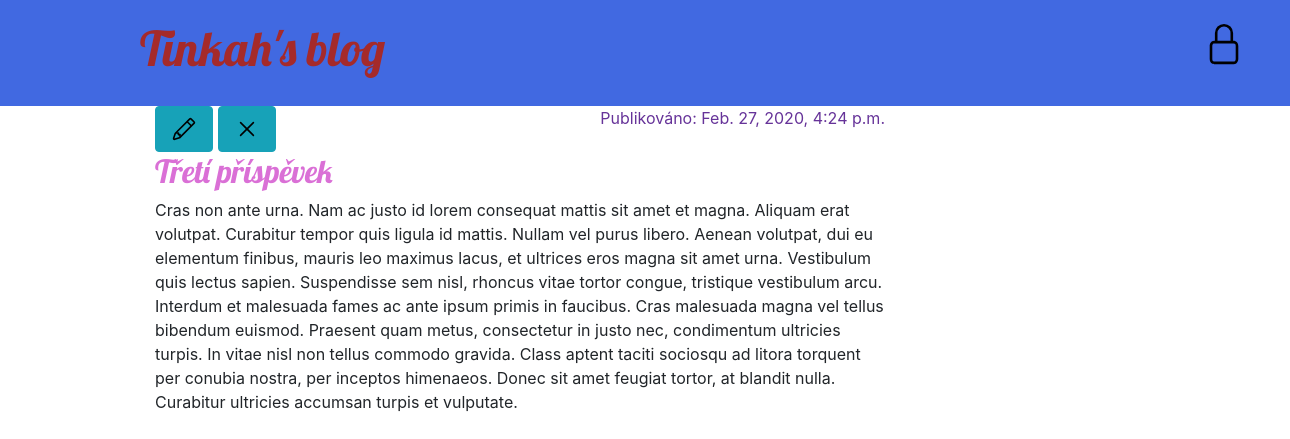
The app's page /post/4/ with its own data.
### blog/models.py (models this page shows, shortened)
class Post(models.Model):
    author = models.ForeignKey("auth.User", on_delete=models.CASCADE)
    title = models.CharField(max_length=200)
    text = models.TextField()
    created_date = models.DateTimeField(
        default=timezone.now)
    published_date = models.DateTimeField(
        blank=True, null=True)

### blog/views.py (the view)
# urls.py: path('post/<int:pk>/', views.post_detail, name='post_detail'),
def post_detail(request, pk):
    post = get_object_or_404(Post, pk=pk)
    return render(request, 'blog/post_detail.html', {'post': post})

### blog/templates/blog/post_detail.html
{% extends 'blog/base.html' %}
{% block content %}
    <div class="post">
        {% if post.published_date %}
            <div class="date">
                <p>Publikováno: {{ post.published_date }}</p>
            </div>
        {% else %}
            <a class="btn btn-info" href="{% url 'post_publish' pk=post.pk %}">Publikovat</a>
        {% endif %}
        <a href="{% url 'post_edit' pk=post.pk %}"><button type="button" class="btn btn-info"><img src="/static/img/pencil.svg" alt="" width="32" height="32" title="Změnit příspěvek"></button></a>
        <a class="btn btn-info" href="{% url 'post_remove' pk=post.pk %}"><img src="/static/img/x.svg" alt="" width="32" height="32" title="Odstranit příspěvek"></a>
        <h2>{{ post.title }}</h2>
        <p>{{ post.text|linebreaksbr }}</p>
    </div>
 {% endblock %}

### blog/static/blog/style.css (style rules this page uses)
h1, h2, h3, h4 { font-family: "Lobster", cursive; }
.date { color: rebeccapurple; float: right; }
.post { margin-bottom: 70px; }
.post h2 { color: orchid; }

### records on screen
Post: published_date "Feb. 27, 2020, 4:24 p.m.", title "Třetí příspěvek", text "Cras non ante urna. Nam ac justo id lorem consequat mattis sit amet et magna. Aliquam erat volutpat. Curabitur tempor quis ligula id mattis. Nullam vel purus libero. Aenean volutpat, dui eu elementum finibus, mauris leo maximus lacus, et ultrices eros magna sit amet urna. Vestibulum quis lectus sapien. Suspendisse sem nisl, rhoncus vitae tortor congue, tristique vestibulum arcu. Interdum et malesuada fames ac ante ipsum primis in faucibus. Cras malesuada magna vel tellus bibendum euismod. Praesent quam metus, consectetur in justo nec, condimentum ultricies turpis. In vitae nisl non tellus commodo gravida. Class aptent taciti sociosqu ad litora torquent per conubia nostra, per inceptos…"
